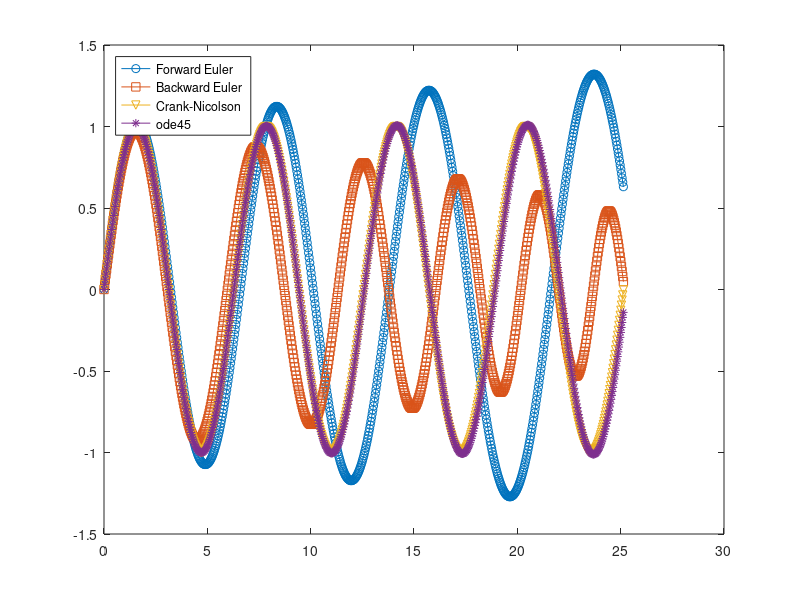

Recreate this plot in MATLAB.
function main

iode = @odee2;
tf = 8*pi;
it = 800;
h  = tf/it;
x  = zeros(2,it+1,3);
x(1, 1, :) = 1;
x(2, 1, :) = 0;

[matt1,matx1] = ode45(iode, 0:h:tf, [1 0]);

t = 0;
for i = 1 : it
    t = t + h;
    
    xf = x(:, i, 1);
    ff = iode(t, xf);
    x(:, i+1, 1) = feuler(xf, ff , h);
    
    xb = x(:, i, 2);
    fb = iode(t, xb);
    x(:, i+1, 2) = beuler(xb, fb, h, iode,t);
    
    xc = x(:, i, 3);
    fc = iode(t, xc);
    x(:, i+1, 3) = ckn(xc, fc, h, iode,t);
end
% Plot X-trajectory
tarr = 0:h:tf;
plot(tarr, x(2,:,1),'-o', tarr, x(2,:,2), '-s', tarr, x(2,:,3), '-v', matt1,matx1(:,2),'-*')
legend('Forward Euler', 'Backward Euler','Crank-Nicolson','ode45')
legend('Location','northwest')
end

function [fx] = odee1(t,x)
    fx = [-x(2); x(1)];
end

function [fx] = odee2(t,x)
    fx = [-x(2)/rt(x); x(1)/rt(x)];
end

function [r] = rt(x)
    r = sqrt(x(1)^2 + x(2)^2);
end

function [x2] = feuler(x1, fx, h)
    x2 = x1 + h*fx;
end

function [x2] = beuler(x1, fx, h, od, t)
    normm = 1;
    tol = 1e-10;
    y0 = x1 + h * fx;
    while(normm>tol)
        y1 = x1 + h*od(t,y0);
        normm = norm(y1-y0);
        y0 = y1;
    end
    x2 = y1;
end

function [x2] = ckn(x1, fx, h, od, t)
    normm = 1;
    tol = 1e-10;
    y0 = x1 + h * fx;
    while(normm>tol)
        y1 = x1 + h/2 * (fx + od(t,y0));
        normm = norm(y1-y0);
        y0 = y1;
    end
    x2 = y1;
end
